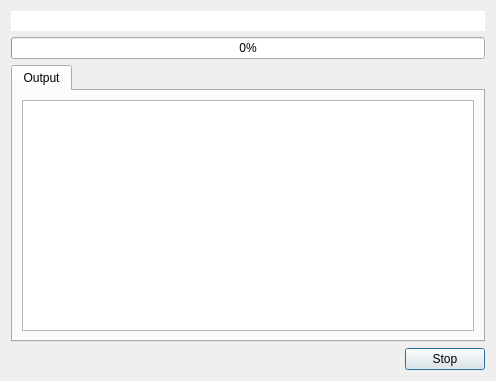
<?xml version="1.0" encoding="UTF-8"?>
<ui version="4.0">
 <class>RunnerDialog</class>
 <widget class="QDialog" name="RunnerDialog">
  <property name="geometry">
   <rect>
    <x>0</x>
    <y>0</y>
    <width>496</width>
    <height>381</height>
   </rect>
  </property>
  <property name="windowTitle">
   <string>Run command</string>
  </property>
  <property name="windowIcon">
   <iconset theme="gitklient">
    <normaloff>.</normaloff>.</iconset>
  </property>
  <layout class="QVBoxLayout" name="verticalLayout_2">
   <item>
    <widget class="QLineEdit" name="lineEditCommand">
     <property name="frame">
      <bool>false</bool>
     </property>
     <property name="readOnly">
      <bool>true</bool>
     </property>
    </widget>
   </item>
   <item>
    <widget class="QProgressBar" name="progressBar">
     <property name="value">
      <number>0</number>
     </property>
    </widget>
   </item>
   <item>
    <widget class="QTabWidget" name="tabWidget">
     <property name="currentIndex">
      <number>0</number>
     </property>
     <widget class="QWidget" name="tab">
      <attribute name="title">
       <string>Output</string>
      </attribute>
      <layout class="QVBoxLayout" name="verticalLayout">
       <item>
        <widget class="QTextBrowser" name="textBrowser">
         <property name="palette">
          <palette>
           <active>
            <colorrole role="Text">
             <brush brushstyle="SolidPattern">
              <color alpha="255">
               <red>254</red>
               <green>254</green>
               <blue>254</blue>
              </color>
             </brush>
            </colorrole>
            <colorrole role="Base">
             <brush brushstyle="SolidPattern">
              <color alpha="255">
               <red>42</red>
               <green>42</green>
               <blue>42</blue>
              </color>
             </brush>
            </colorrole>
           </active>
           <inactive>
            <colorrole role="Text">
             <brush brushstyle="SolidPattern">
              <color alpha="255">
               <red>35</red>
               <green>38</green>
               <blue>41</blue>
              </color>
             </brush>
            </colorrole>
            <colorrole role="Base">
             <brush brushstyle="SolidPattern">
              <color alpha="255">
               <red>255</red>
               <green>255</green>
               <blue>255</blue>
              </color>
             </brush>
            </colorrole>
           </inactive>
           <disabled>
            <colorrole role="Text">
             <brush brushstyle="SolidPattern">
              <color alpha="255">
               <red>126</red>
               <green>126</green>
               <blue>126</blue>
              </color>
             </brush>
            </colorrole>
            <colorrole role="Base">
             <brush brushstyle="SolidPattern">
              <color alpha="255">
               <red>252</red>
               <green>252</green>
               <blue>252</blue>
              </color>
             </brush>
            </colorrole>
           </disabled>
          </palette>
         </property>
         <property name="font">
          <font>
           <family>Monospace</family>
          </font>
         </property>
         <property name="styleSheet">
          <string notr="true"/>
         </property>
         <property name="lineWrapMode">
          <enum>QTextEdit::NoWrap</enum>
         </property>
         <property name="html">
          <string>&lt;!DOCTYPE HTML PUBLIC &quot;-//W3C//DTD HTML 4.0//EN&quot; &quot;http://www.w3.org/TR/REC-html40/strict.dtd&quot;&gt;
&lt;html&gt;&lt;head&gt;&lt;meta name=&quot;qrichtext&quot; content=&quot;1&quot; /&gt;&lt;meta charset=&quot;utf-8&quot; /&gt;&lt;style type=&quot;text/css&quot;&gt;
p, li { white-space: pre-wrap; }
hr { height: 1px; border-width: 0; }
li.unchecked::marker { content: &quot;\2610&quot;; }
li.checked::marker { content: &quot;\2612&quot;; }
&lt;/style&gt;&lt;/head&gt;&lt;body style=&quot; font-family:'Monospace'; font-size:9pt; font-weight:400; font-style:normal;&quot;&gt;
&lt;p style=&quot;-qt-paragraph-type:empty; margin-top:0px; margin-bottom:0px; margin-left:0px; margin-right:0px; -qt-block-indent:0; text-indent:0px;&quot;&gt;&lt;br /&gt;&lt;/p&gt;&lt;/body&gt;&lt;/html&gt;</string>
         </property>
        </widget>
       </item>
      </layout>
     </widget>
    </widget>
   </item>
   <item>
    <layout class="QHBoxLayout" name="horizontalLayout">
     <item>
      <spacer name="horizontalSpacer">
       <property name="orientation">
        <enum>Qt::Horizontal</enum>
       </property>
       <property name="sizeHint" stdset="0">
        <size>
         <width>40</width>
         <height>20</height>
        </size>
       </property>
      </spacer>
     </item>
     <item>
      <widget class="QPushButton" name="pushButton">
       <property name="text">
        <string>Stop</string>
       </property>
      </widget>
     </item>
    </layout>
   </item>
  </layout>
 </widget>
 <resources/>
 <connections>
  <connection>
   <sender>pushButton</sender>
   <signal>clicked()</signal>
   <receiver>RunnerDialog</receiver>
   <slot>accept()</slot>
   <hints>
    <hint type="sourcelabel">
     <x>439</x>
     <y>354</y>
    </hint>
    <hint type="destinationlabel">
     <x>304</x>
     <y>354</y>
    </hint>
   </hints>
  </connection>
 </connections>
</ui>
